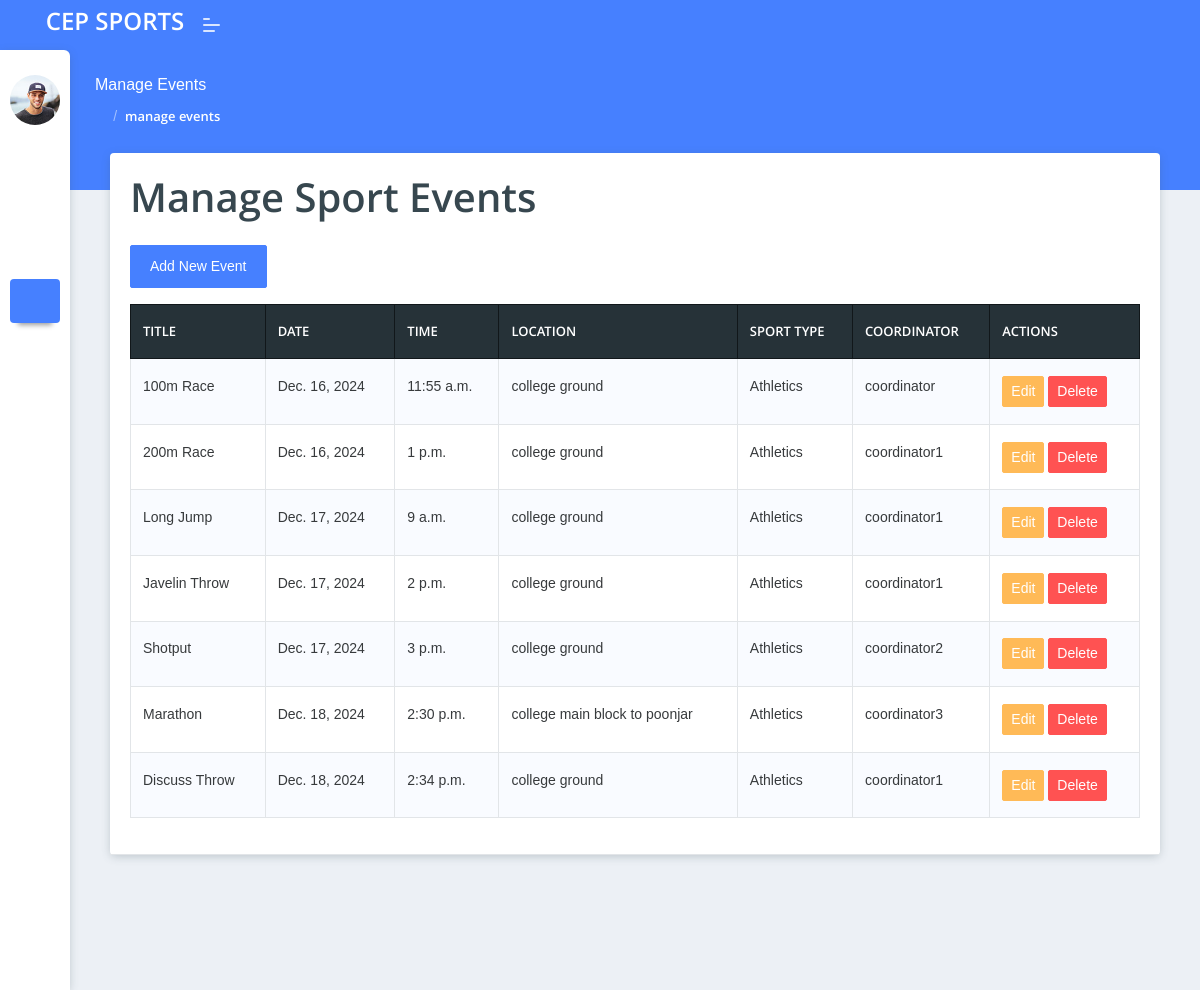
The app's page /admin_panel/sport_events/ with its own data.
### admin_panel/models.py (models this page shows, shortened)
class SportEvent(models.Model):
    title = models.CharField(max_length=255)
    description = models.TextField()
    date = models.DateField()
    time = models.TimeField()
    location = models.CharField(max_length=255)
    sport_type = models.CharField(max_length=50)
    remarks = models.TextField(blank=True, null=True)
    coordinator = models.ForeignKey(Coordinator, on_delete=models.CASCADE)

class Coordinator(models.Model):
    user = models.OneToOneField(User, on_delete=models.CASCADE)
    email = models.EmailField()
    full_name = models.CharField(max_length=100, blank=True, null=True)
    phone_number = models.CharField(max_length=15, blank=True)
    department = models.CharField(max_length=30, blank=True)  # Updated related_name

### admin_panel/views.py (the view)
# urls.py: path('sport_events/', views.sport_event_list, name='sport_events'),
def sport_event_list(request):
    sport_events = SportEvent.objects.all()
    return render(request, 'admin_panel/sport_events.html', {'sport_events': sport_events})

### admin_panel/templates/admin_panel/sport_events.html (shortened to what this page needs)
{% extends "admin_panel/base.html" %}
{% load static %}
{% block content %}
  <div class="pcoded-main-container">
    <div class="pcoded-content">
        <div class="page-header">
            <div class="page-block">
                <div class="row align-items-center">
                    <div class="col-md-12">
                        <div class="page-header-title">
                            <h5 class="m-b-10">Manage Events</h5>
                        </div>
                        <ul class="breadcrumb">
                            <li class="breadcrumb-item"><a href="{% url "admin_dashboard" %}"><i class="feather icon-home"></i></a></li>
                            <li class="breadcrumb-item"><a href="#!">manage events</a></li>
                        </ul>
                    </div>
                </div>
            </div>
        </div>
        <div class="col-sm-12">
          <div class="card">
              <div class="card-header">
                <h1 class="mb-4">Manage Sport Events</h1>
<div class="mb-3">
    <a href="{% url 'sport_event_add' %}" class="btn btn-primary">Add New Event</a>
</div>
<table class="table table-bordered table-striped">
    <thead class="thead-dark">
        <tr>
            <th>Title</th>
            <th>Date</th>
            <th>Time</th>
            <th>Location</th>
            <th>Sport Type</th>
            <th>Coordinator</th>
            <th>Actions</th>
        </tr>
    </thead>
    <tbody>
        {% for event in sport_events %}
        <tr>
            <td>{{ event.title }}</td>
            <td>{{ event.date }}</td>
            <td>{{ event.time }}</td>
            <td>{{ event.location }}</td>
            <td>{{ event.sport_type }}</td>
            <td>{{ event.coordinator.user.username }}</td>
            <td>
                <a href="{% url 'sport_event_edit' event.id %}" class="btn btn-sm btn-warning">Edit</a>
                <form action="{% url 'sport_event_delete' event.id %}" method= "post" style="display:inline;">
                    <button type="button" class="btn btn-danger btn-sm" onclick="confirmDelete(this);">Delete</button>
                </form>
            </td>
        </tr>
        {% empty %}
        <tr>
            <td colspan="7" class="text-center">No sport events found</td>
        </tr>
        {% endfor %}
    </tbody>
</table>
          </div>
      </div>
    </div>
</div>
{% endblock content %}

### records on screen
SportEvent: title "100m Race", date "Dec. 16, 2024", time "11:55 a.m.", location "college ground", sport_type "Athletics", coordinator.user.username "coordinator"
SportEvent: title "200m Race", date "Dec. 16, 2024", time "1 p.m.", location "college ground", sport_type "Athletics", coordinator.user.username "coordinator1"
SportEvent: title "Long Jump", date "Dec. 17, 2024", time "9 a.m.", location "college ground", sport_type "Athletics", coordinator.user.username "coordinator1"
SportEvent: title "Javelin Throw", date "Dec. 17, 2024", time "2 p.m.", location "college ground", sport_type "Athletics", coordinator.user.username "coordinator1"
SportEvent: title "Shotput", date "Dec. 17, 2024", time "3 p.m.", location "college ground", sport_type "Athletics", coordinator.user.username "coordinator2"
SportEvent: title "Marathon", date "Dec. 18, 2024", time "2:30 p.m.", location "college main block to poonjar", sport_type "Athletics", coordinator.user.username "coordinator3"
SportEvent: title "Discuss Throw", date "Dec. 18, 2024", time "2:34 p.m.", location "college ground", sport_type "Athletics", coordinator.user.username "coordinator1"
